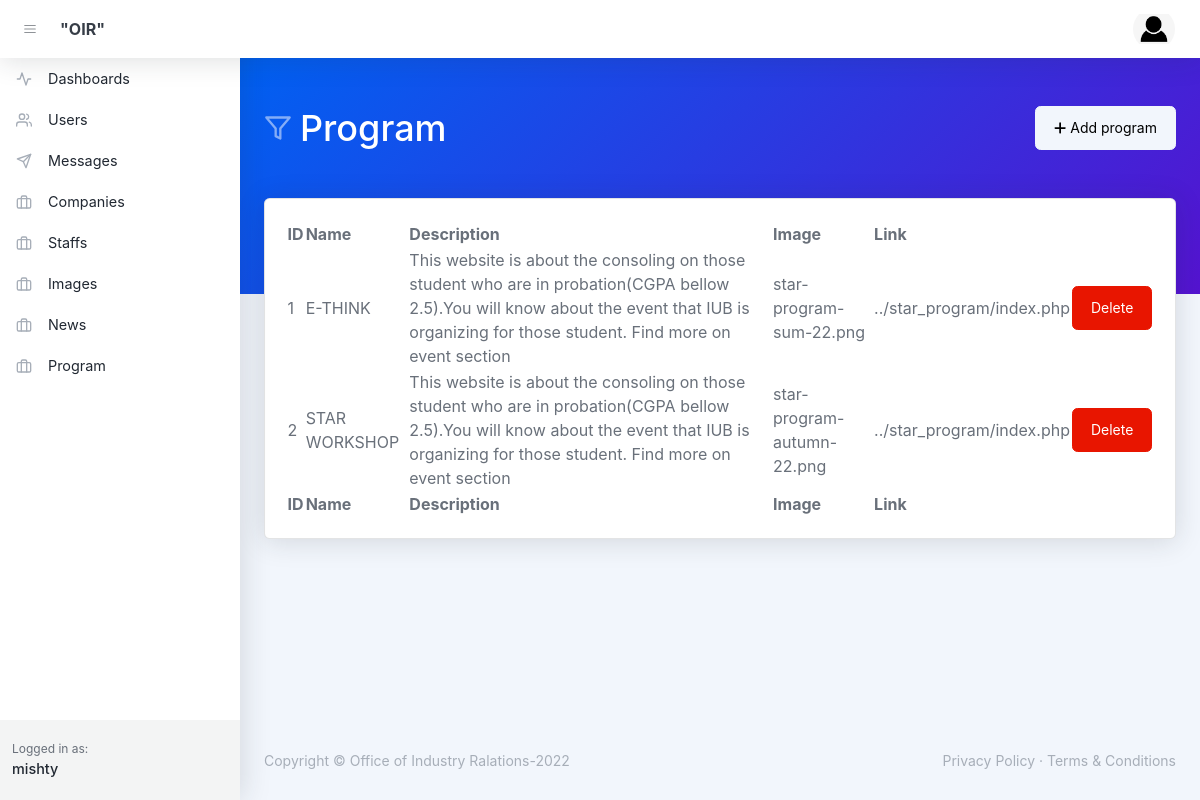
Screenshot of /dashboard/program.php (signed in) with the database file from the repository.
### tables this page shows
CREATE TABLE `program` (
  `id` varchar(10) NOT NULL,
  `name` varchar(20) NOT NULL,
  `description` varchar(200) NOT NULL,
  `image` varchar(50) NOT NULL,
  `link` varchar(100) NOT NULL
);

### dashboard/program.php (the view, shortened to what this page needs)
<?php
    include '../php/conn.php';
    $name = "";
    if(isset($_SESSION['user'])){
        $name = $_SESSION['name'];
    }else if (isset($_COOKIE['email'])){
        $email = $_COOKIE['email'];
        $name = $_COOKIE['name'];
        $role = $_COOKIE['role'];
    }else{
        header("Location: ../login.php");
    }
    $sql = "SELECT * FROM program";
    $result = $mysqli->query($sql);
    $users = $result->fetch_all(MYSQLI_ASSOC);
?>
<!DOCTYPE html>
<html lang="en">
    <head>
        <link href="https://cdn.jsdelivr.net/npm/litepicker/dist/css/litepicker.css" rel="stylesheet" />
        <link href="css/styles.css" rel="stylesheet" />
    </head>
    <body class="nav-fixed">
        <nav class="topnav navbar navbar-expand shadow justify-content-between justify-content-sm-start navbar-light bg-white" id="sidenavAccordion">
            <button class="btn btn-icon btn-transparent-dark order-1 order-lg-0 me-2 ms-lg-2 me-lg-0" id="sidebarToggle"><i data-feather="menu"></i></button>
            <a class="navbar-brand pe-3 ps-4 ps-lg-2" href="index.html">"OIR"</a>
            <ul class="navbar-nav align-items-center ms-auto">
                <li class="nav-item dropdown no-caret dropdown-user me-3 me-lg-4">
                    <a class="btn btn-icon btn-transparent-dark dropdown-toggle" id="navbarDropdownUserImage" href="javascript:void(0);" role="button" data-bs-toggle="dropdown" aria-haspopup="true" aria-expanded="false"><img class="img-fluid" src="../images/user.png" /></a>
                </li>
            </ul>
        </nav>
        <div id="layoutSidenav">
            <div id="layoutSidenav_nav">
                <nav class="sidenav shadow-right sidenav-light">
                    <div class="sidenav-menu">
                        <div class="nav accordion" id="accordionSidenav">
                            <a class="nav-link" href="index.php">
                                <div class="nav-link-icon"><i data-feather="activity"></i></div>
                                Dashboards
                            </a>
                            <a class="nav-link" href="#">
                                <div class="nav-link-icon"><i data-feather="users"></i></div>
                                Users
                            </a>
                            <a class="nav-link" href="messages.php">
                                <div class="nav-link-icon"><i data-feather="send"></i></div>
                                Messages
                            </a>
                            <a class="nav-link" href="companies.php">
                                <div class="nav-link-icon"><i data-feather="briefcase"></i></div>
                                Companies
                            </a>
                            <a class="nav-link" href="staffs.php">
                                <div class="nav-link-icon"><i data-feather="briefcase"></i></div>
                                Staffs
                            </a>
                            <a class="nav-link" href="gallery.php">
                                <div class="nav-link-icon"><i data-feather="briefcase"></i></div>
                                Images
                            </a>
                            <a class="nav-link" href="news.php">
                                <div class="nav-link-icon"><i data-feather="briefcase"></i></div>
                                News
                            </a>
                            <a class="nav-link" href="program.php">
                                <div class="nav-link-icon"><i data-feather="briefcase"></i></div>
                                Program
                            </a>
                        </div>
                    </div>
                    <div class="sidenav-footer">
                        <div class="sidenav-footer-content">
                            <div class="sidenav-footer-subtitle">Logged in as:</div>
                            <div class="sidenav-footer-title"><?php echo $name; ?></div>
                        </div>
                    </div>
                </nav>
            </div>
            <div id="layoutSidenav_content">
                <main>
                    <header class="page-header page-header-dark bg-gradient-primary-to-secondary pb-10">
                        <div class="container-xl px-4">
                            <div class="page-header-content pt-4">
                                <div class="row align-items-center justify-content-between">
                                    <div class="col-12 mt-4">
                                        <div class="d-flex justify-content-between">
                                            <h1 class="page-header-title">
                                                <div class="page-header-icon"><i data-feather="filter"></i></div>
                                                Program
                                            </h1>
                                            <a href="./add-program.php" class="btn btn-light"><i class="fa-solid fa-plus me-1"></i>Add program</a>
                                        </div>
                                    </div>
                                </div>
                            </div>
                        </div>
                    </header>
                    <div class="container-xl px-4 mt-n10">
                        <div class="card mb-4">
                            <div class="card-body">
                                <table id="datatablesSimple">
                                    <thead>
                                        <tr>
                                            <th>ID</th>
                                            <th>Name</th>
                                            <th>Description</th>
                                            <th>Image</th>
                                            <th>Link</th>
                                        </tr>
                                    </thead>
                                    <tfoot>
                                        <tr>
                                            <th>ID</th>
                                            <th>Name</th>
                                            <th>Description</th>
                                            <th>Image</th>
                                            <th>Link</th>
                                        </tr>
                                    </tfoot>
                                    <tbody>
                                        <?php
                                            foreach ($users as $user) {
                                                echo "<tr>";
                                                echo "<td>" . $user['id'] . "</td>";
                                                echo "<td>" . $user['name'] . "</td>";
                                                echo "<td>" . $user['description'] . "</td>";
                                                echo "<td>" . $user['image'] . "</td>";
                                                echo "<td>" . $user['link'] . "</td>";
                                                echo "<td><a href='../php/delete-program.php?id=" . $user['id'] . "' class='btn btn-danger'>Delete</a></td>";
                                                echo "</tr>";
                                            }
                                        ?>
                                    </tbody>
                                </table>
                            </div>
                        </div>
                    </div>
                </main>
                <footer class="footer-admin mt-auto footer-light">
                    <div class="container-xl px-4">
                        <div class="row">
                            <div class="col-md-6 small">Copyright &copy; Office of Industry Ralations-2022</div>
                            <div class="col-md-6 text-md-end small">
                                <a href="#!">Privacy Policy</a>
                                &middot;
                                <a href="#!">Terms &amp; Conditions</a>
                            </div>
                        </div>
                    </div>
                </footer>
            </div>
    </body>
</html>

### rows the page displays
program: id "1", name "E-THINK", description "This website is about the consoling on those student who are in probation(CGPA bellow 2.5).You will know about the event that IUB is organizing for those student. Find more on event section", image "star-program-sum-22.png", link "../star_program/index.php"
program: id "2", name "STAR WORKSHOP", description "This website is about the consoling on those student who are in probation(CGPA bellow 2.5).You will know about the event that IUB is organizing for those student. Find more on event section", image "star-program-autumn-22.png", link "../star_program/index.php"

### other values shown
$name "mishty"
